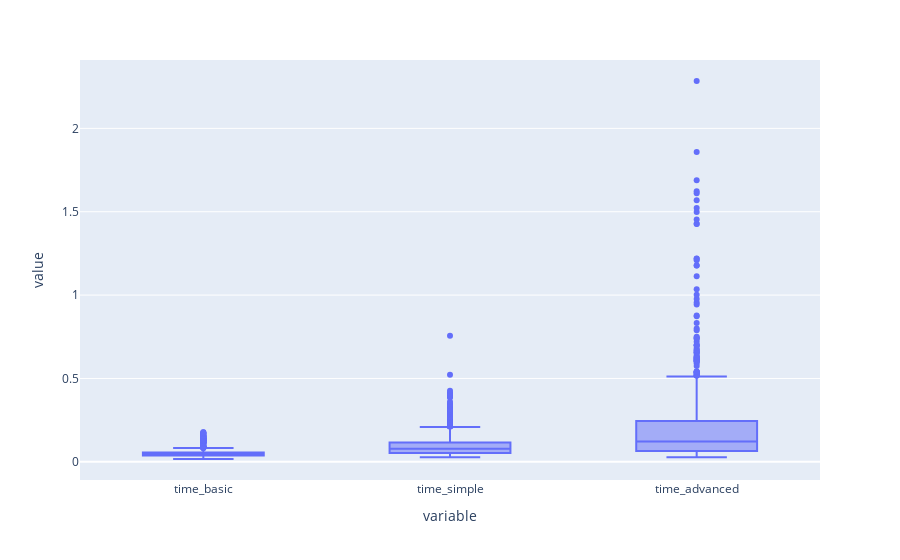

Source (notebook cell):
### Markdown cell above
## Timing

### Code cell
addresses_mode[["time_basic", "time_simple", "time_advanced"]].boxplot()

### Figure 1 — Plotly figure (JSON) as saved in the notebook; plotly's stock layout.template omitted (floating-point values rounded to 4 significant figures; data arrays with more than 128 entries replaced by an {"elided": "..."} marker saying what was removed)
{"data": [{"alignmentgroup": "True", "hovertemplate": "variable=%{x}<br>value=%{y}<extra></extra>", "legendgroup": "", "marker": {"color": "#636efa"}, "name": "", "notched": false, "offsetgroup": "", "orientation": "v", "showlegend": false, "type": "box", "x": {"elided": "3000 str values"}, "x0": " ", "xaxis": "x", "y": {"elided": "3000 float values"}, "y0": " ", "yaxis": "y"}], "layout": {"boxmode": "group", "legend": {"tracegroupgap": 0}, "margin": {"t": 60}, "xaxis": {"anchor": "y", "domain": [0, 1], "title": {"text": "variable"}}, "yaxis": {"anchor": "x", "domain": [0, 1], "title": {"text": "value"}}}}
